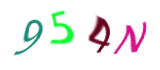
#> input picture AI/MNIST/image/954n.png, 160 x 70 px, found by its file name
$ python shibie4.py
#> lines starting #> are read from the running program, lines starting #| are printed output that depends on the picture
#coding:utf-8
import numpy as np
import cv2
from PIL import Image
def getPoint(x,y,data,subdata=None):
    a=[0,-1,0,1,0,-2,0,2,0,-3,0,3,0,-4,0,4,0,-5,0,5]
    b=[1,0,-1,0,2,0,-2,0,3,0,-3,0,4,0,-4,0,5,0,-5,0]
    width,height=data.shape
    if subdata is None:
        subdata=[]
    if x>5 and y<height-5 and y>5 and x<width-5:
        for i in range(20):
            if data[x+a[i]][y+b[i]]==1:
                subdata.append((x+a[i],y+b[i]))
                data[x+a[i]][y+b[i]]=2
                getPoint(x+a[i],y+b[i],data,subdata)
    subdata.append((x,y))

def getcell(data):
    list1=[]
    index=0
    flag=True
    for y in range(data.shape[1]):
        for x in range(data.shape[0]):
            if data[x][y]==1:
                if list1:
                    for i in range(len(list1)):
                        if (x,y) in list1[i]:
                            flag=False
                if not flag:
                    continue
                list1.append([])
                getPoint(x,y,data,list1[index])
                index+=1
            else :
                continue

    for index in range(len(list1)):
        l=list1[index][0][0]
        t=list1[index][0][1]
        r=list1[index][0][0]
        b=list1[index][0][1]
        for i in list1[index]:
            x=i[0]
            y=i[1]
            l=min(l,x)
            t=min(t,y)
            r=max(r,x)
            b=max(b,y)
        w=r-l+1
        h=b-t+1
        if (w*h <8):#去除小色块
            continue
        img0=np.zeros([w,h])#创建全0矩阵
        for x,y in list1[index]:
            img0[x-l][y-t]=1
        img0[img0<1]=255
        img1=Image.fromarray(img0)
        img1=img1.convert('RGB')
        img1.save('/home/cris/Study/text/images/'+str(index)+'.png')

if __name__=="__main__":

    data = cv2.imread("/home/cris/Study/text/AI/MNIST/image/954n.png",2)
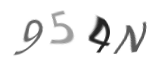
#> data: shape (70, 160); min 35, max 255, mean 238.6
    allimg=getcell(data)
#> after the loop in getcell, `for y in range(data.shape[1]):`: index = 0; list1 = []
